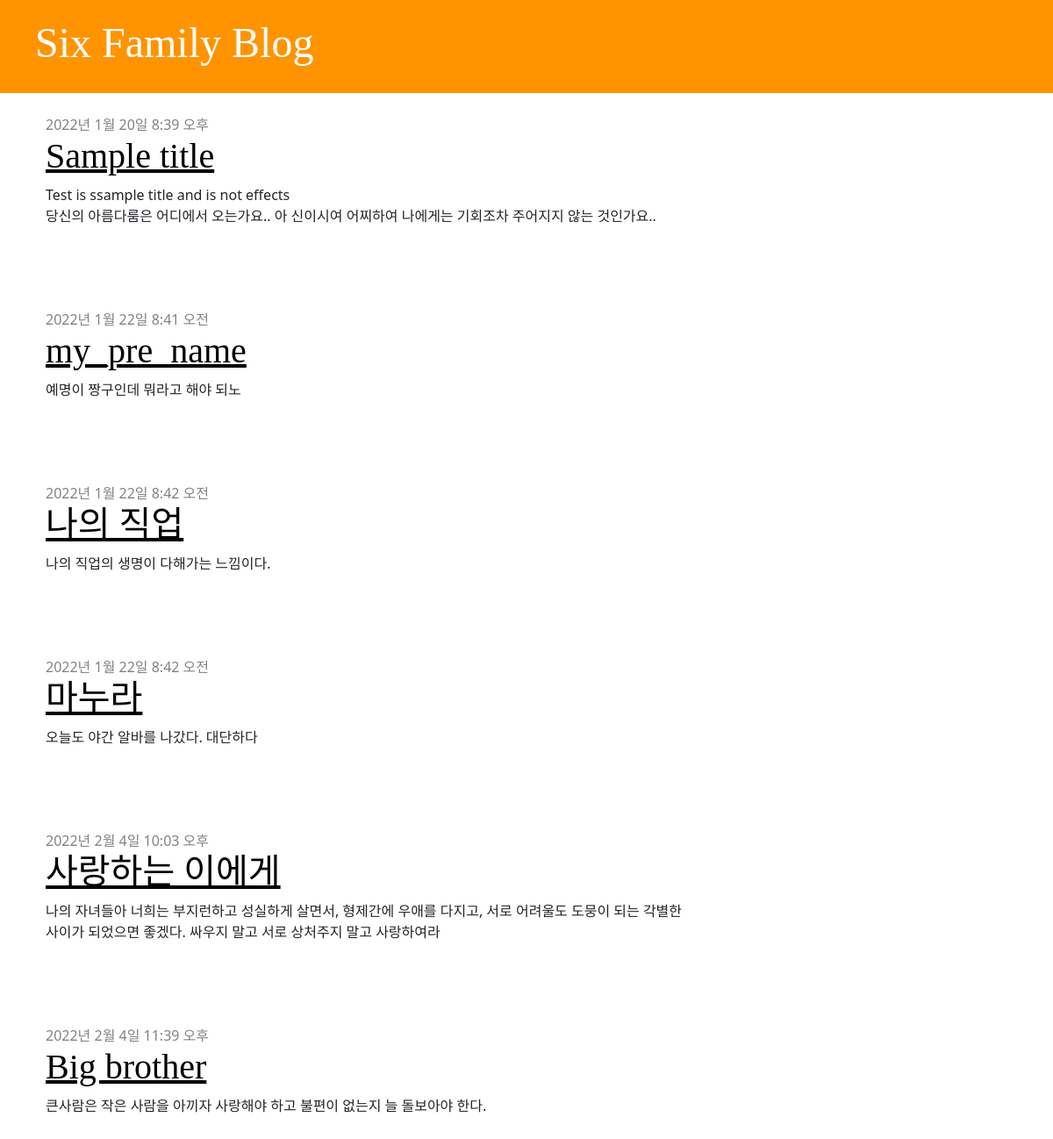
The app's page / (signed in) with its own data.
### blog/models.py (models this page shows, shortened)
class Post(models.Model):
    author = models.ForeignKey(settings.AUTH_USER_MODEL, on_delete=models.CASCADE)
    title = models.CharField(max_length=200)
    text = models.TextField()
    created_date = models.DateTimeField(
            default=timezone.now)
    published_date = models.DateTimeField(
            blank=True, null=True)

### blog/views.py (the view)
# urls.py: path('',views.post_list, name='post_list'),
def post_list(request):
    posts = Post.objects.filter(published_date__lte=timezone.now()).order_by('published_date')
    return render(request, 'blog/post_list.html', {'posts':posts})

### blog/templates/blog/post_list.html
{% extends 'blog/base.html' %}
{% block content %}
    {% for post in posts %}
         <br>
        <div class="post">
            <div class="date">
                {{ post.published_date }}
            </div>
            <h1><a href="{% url 'post_detail' pk=post.pk %}">{{ post.title }}</a></h1>
            <p>{{ post.text|linebreaksbr }}</p>
        </div>
    {% endfor %}
{% endblock %}

### blog/static/css/blog.css (style rules this page uses)
h1, h2, h3, h4 { font-family: 'Lobster', cursive; }
.date { color: #828282; }
.post { margin-bottom: 70px; }
.post h1 a, .post h1 a:visited { color: #000000; }

### records on screen
Post: published_date "2022년 1월 20일 8:39 오후", title "Sample title", text "Test is ssample title and is not effects 당신의 아름다룸은 어디에서 오는가요.. 아 신이시여 어찌하여 나에게는 기회조차 주어지지 않는 것인가요.."
Post: published_date "2022년 1월 22일 8:41 오전", title "my_pre_name", text "예명이 짱구인데 뭐라고 해야 되노"
Post: published_date "2022년 1월 22일 8:42 오전", title "나의 직업", text "나의 직업의 생명이 다해가는 느낌이다."
Post: published_date "2022년 1월 22일 8:42 오전", title "마누라", text "오늘도 야간 알바를 나갔다. 대단하다"
Post: published_date "2022년 2월 4일 10:03 오후", title "사랑하는 이에게", text "나의 자녀들아 너희는 부지런하고 성실하게 살면서, 형제간에 우애를 다지고, 서로 어려울도 도뭉이 되는 각별한 사이가 되었으면 좋겠다. 싸우지 말고 서로 상처주지 말고 사랑하여라"
Post: published_date "2022년 2월 4일 11:39 오후", title "Big brother", text "큰사람은 작은 사람을 아끼자 사랑해야 하고 불편이 없는지 늘 돌보아야 한다."
